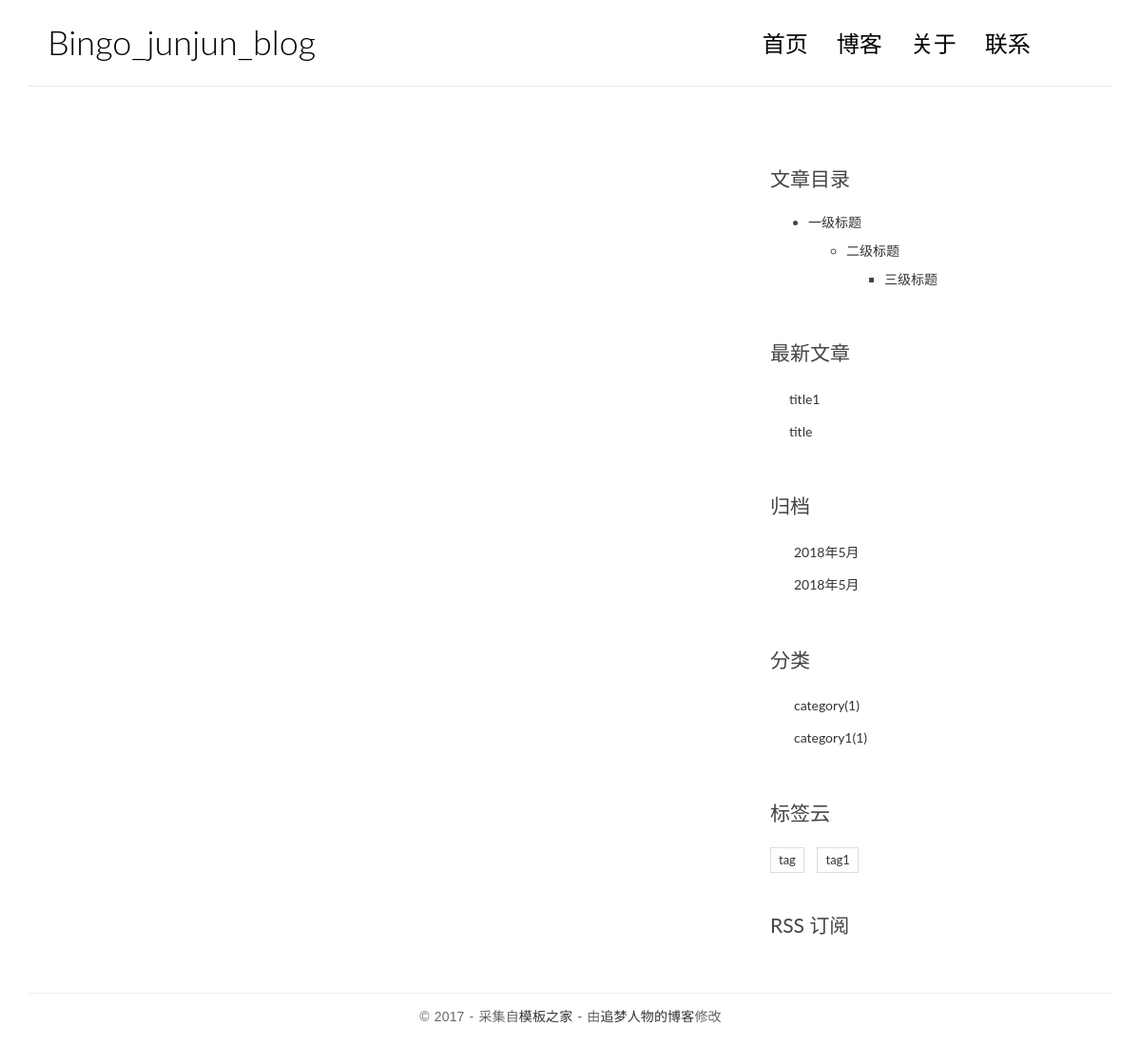
Before: /post/1/ with the older database file.
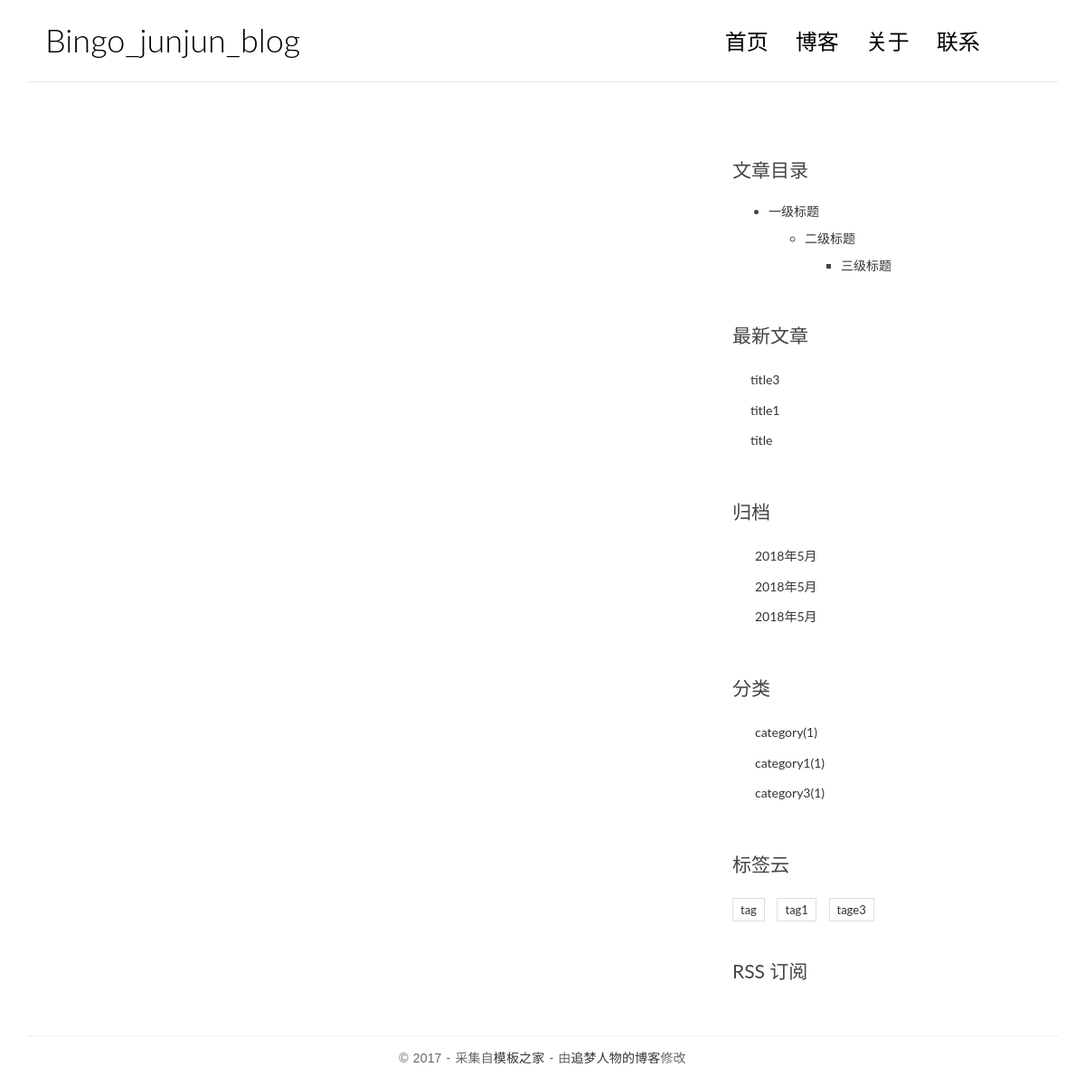
After: the same page with the newer database file.
### blog/models.py (models this page shows, shortened)
class Post(models.Model):
    title = models.CharField(max_length=70)
    body = models.TextField()
    create_time = models.DateTimeField()
    modified_time = models.DateTimeField()
    excerpt = models.CharField(max_length=200, blank=True)
    category = models.ForeignKey(Category, on_delete=models.CASCADE,)
    tags = models.ManyToManyField(Tag, blank=True)
    author = models.ForeignKey(User, on_delete=models.CASCADE,)
    views = models.PositiveIntegerField(default=0)
    def get_absolute_url(self):
        return reverse('detail', kwargs={'pk': self.pk})
    def increase_views(self):
        self.views += 1
        self.save(update_fields=['views'])
    def save(self, *args, **kwargs):
        md = markdown.Markdown(extensions=[
             'markdown.extensions.extra',
             'markdown.extensions.codehilite',
                ])
        self.excerpt = strip_tags(md.convert(self.body))[:200]
        super(Post, self).save(*args, **kwargs)
    class Meta:
        ordering = ['-create_time']

class Category(models.Model):
    name = models.CharField(max_length=100)

class Tag(models.Model):
    name = models.CharField(max_length=100)

### blog/views.py (the view)
# urls.py: url(r'^post/(?P<pk>[0-9]+)/$', views.detail, name='detail'),
def detail(request, pk):
    post = get_object_or_404(Post, pk=pk)
    post.increase_views()
    md = markdown.Markdown(
                                  extensions=[
                                     'markdown.extensions.extra',
                                     'markdown.extensions.codehilite',
                                     'markdown.extensions.toc',
                                  ])
    post.body = md.convert(post.body)
    post.toc = md.toc
    form = CommentForm()
    comment_list = post.comment_set.all()
    return render(request, 'blog/detail.html', context={'post':post, 'form':form, 'comment_list':comment_list})

### blog/templatetags/blog_tags.py (called while the page is built)
@register.simple_tag
def get_recent_posts(num=5):
    return Post.objects.all().order_by('-create_time')[:num]

@register.simple_tag
def archives():
    return Post.objects.dates('create_time', 'day',  order='DESC')

@register.simple_tag
def get_category():
    return Category.objects.annotate(num_post=Count('post')).filter(num_post__gt=0)

@register.simple_tag
def get_tag():
    return Tag.objects.annotate(num_post=Count('post')).filter(num_post__gt=0)

### templates/blog/detail.html (shortened to what this page needs)
{% extends "base.html" %}
    {% block toc %}
    <div class="widget widget-content">
        <h3 class="widget-title">文章目录</h3>
        {{ post.toc|safe }}
    </div>
    {% endblock toc %}

### templates/base.html (shortened to what this page needs)
{% load staticfiles %}
{% load blog_tags %}
<!DOCTYPE html>
<html>
<head>
    <link rel="stylesheet" href="{% static 'blog/css/bootstrap.min.css'%}">
    <link rel="stylesheet" href="http://code.ionicframework.com/ionicons/2.0.1/css/ionicons.min.css">
    <link rel="stylesheet" href="{% static 'blog/css/pace.css'%}">
    <link rel="stylesheet" href="{% static 'blog/css/custom.css'%}">
</head>
<body>
<div class="container">
    <header id="site-header">
        <div class="row">
            <div class="col-md-4 col-sm-5 col-xs-8">
                <div class="logo">
                    <h1><a href="{% url 'index' %}">Bingo_junjun_blog</a></h1>
                </div>
            </div>
            <div class="col-md-8 col-sm-7 col-xs-4">
                <nav class="main-nav" role="navigation">
                    <div class="collapse navbar-collapse" id="bs-example-navbar-collapse-1">
                        <ul class="nav navbar-nav navbar-right">
                            <li class="cl-effect-11"><a href="{% url 'index' %}" data-hover="首页">首页</a></li>
                            <li class="cl-effect-11"><a href="full-width.html" data-hover="博客">博客</a></li>
                            <li class="cl-effect-11"><a href="about.html" data-hover="关于">关于</a></li>
                            <li class="cl-effect-11"><a href="contact.html" data-hover="联系">联系</a></li>
                        </ul>
                    </div>
                </nav>
            </div>
        </div>
    </header>
</div>
<div class="content-body">
    <div class="container">
        <div class="row">
            <main class="col-md-8">
	    </main>
            <aside class="col-md-4">
		{% block toc %}
		{% endblock toc%}
                <div class="widget widget-recent-posts">
		{% get_recent_posts as recent_post_list %}
                    <h3 class="widget-title">最新文章</h3>
                    <ul>
			{% for post in recent_post_list %}
                        <li>
                            <a href="{{ post.get_absolute_url }}">{{ post.title }}</a>
                        </li>
			{% empty %}
			暂无文章！
			{% endfor %}
                    </ul>
                </div>
                <div class="widget widget-archives">
		{% archives as date_list %}
                    <h3 class="widget-title">归档</h3>
                    <ul>
			{% for date in date_list %}
                        <li>
                            <a href="{% url 'archives' date.year date.month %}">{{ date.year }}年{{ date.month }}月</a>
                        </li>
			{% empty %}
			暂无归档！
			{% endfor %}
                    </ul>
                </div>
                <div class="widget widget-category">
		{% get_category as category_list%}
                    <h3 class="widget-title">分类</h3>
                    <ul>
			{% for category in category_list %}
                        <li>
                            <a href="{% url 'category' category.pk %}">{{category.name}}<span class="post-count">({{category.num_post}})</span></a>
                        </li>
			{% empty %}
			暂无分类！
			{% endfor %}
                    </ul>
                </div>
                <div class="widget widget-tag-cloud">
                    <h3 class="widget-title">标签云</h3>
			{% get_tag as tag_list %}
                    <ul>
			{% for tag in tag_list %}
                        <li>
                            <a href="{% url 'tag' tag.pk %}">{{tag.name}}</a>
                        </li>
			{% endfor %}
                    </ul>
                </div>
                <div class="rss">
                    <a href=""> RSS 订阅</a>
                </div>
            </aside>
        </div>
    </div>
</div>
<footer id="site-footer">
    <div class="container">
        <div class="row">
            <div class="col-md-12">
                <p class="copyright">&copy 2017 - 采集自<a href="http://www.cssmoban.com/"
                                                        target="_blank" title="模板之家">模板之家</a>
                    - 由<a href="http://zmrenwu.com/" title="网页模板" target="_blank">追梦人物的博客</a>修改
                </p>
            </div>
        </div>
    </div>
</footer>
</body>
</html>

### blog/static/blog/css/custom.css (style rules this page uses)
* { outline: none; }
h1, h2, h3, h4, h5, h6 { margin-top: 0; }
a { color: #333; }
body { color: #444; font-family: 'Lato', sans-serif; }
p { font-family: 'Ubuntu', sans-serif; font-weight: 400; word-spacing: 1px; letter-spacing: 0.01em; }
#site-header { background-color: #FFF; padding: 25px 20px; margin-bottom: 40px; border-bottom: 1px solid #e7e7e7; }
.logo h1 a { color: #000; }
.logo h1 { margin: 0; font-family: 'Lato', sans-serif; font-weight: 300; }
.main-nav { margin-top: 11px; max-width: 95%; }
.main-nav a { color: #000000 !important; padding: 0 0 5px 0 !important; margin-right: 30px; font-family: 'Lato', sans-serif; font-weight: 300; font-size: 24px; }
.cl-effect-11 a { padding: 10px 0; color: #0972b4; text-shadow: none; }
.cl-effect-11 a::before { position: absolute; top: 0; left: 0; overflow: hidden; padding: 0 0 5px 0 !important; max-width: 0; border-bottom: 1px solid #000; color: #000; content: attr(data-hover); white-space: nowrap; -webkit-transition: max-width 0.5s; -moz-transition: max-width 0.5s; transition: max-width 0.5s; }
.content-body { padding-bottom: 4em; }
.widget { background: #fff; padding: 30px 0 0; }
.widget-title { font-size: 1.5em; margin-bottom: 20px; line-height: 1.6; padding: 10px 0 0; font-weight: 400; }
.widget-recent-posts ul { padding: 0; margin: 0; padding-left: 20px; }
.widget-recent-posts ul li { list-style-type: none; position: relative; line-height: 170%; margin-bottom: 10px; }
.widget-recent-posts ul li::before { content: '\f3d3'; font-family: "Ionicons"; position: absolute; left: -17px; top: 3px; font-size: 16px; color: #000; }
.widget-archives ul { padding: 0; margin: 0; padding-left: 25px; }
.widget-archives ul li { list-style-type: none; position: relative; line-height: 170%; margin-bottom: 10px; }
.widget-archives ul li::before { content: '\f3f3'; font-family: "Ionicons"; position: absolute; left: -25px; top: 1px; font-size: 16px; color: #000; }
.widget-category ul { padding: 0; margin: 0; padding-left: 25px; }
.widget-category ul li { list-style-type: none; position: relative; line-height: 170%; margin-bottom: 10px; }
.widget-category ul li::before { content: '\f3fe'; font-family: "Ionicons"; position: absolute; left: -25px; top: 1px; font-size: 18px; color: #000; }
.widget-tag-cloud ul { padding: 0; margin: 0; margin-right: -10px; }
.widget-tag-cloud ul li { list-style-type: none; font-size: 13px; display: inline-block; margin-right: 10px; margin-bottom: 10px; padding: 3px 8px; border: 1px solid #ddd; }
.widget-content ul ul { margin-top: 10px; }
.widget-content ul li { margin-bottom: 10px; }
.rss { font-size: 21px; margin-top: 30px; }
.rss a { color: #444; }
#site-footer { padding-top: 10px; padding: 0 0 1.5em 0; }
.copyright { text-align: center; padding-top: 1em; margin: 0; border-top: 1px solid #eee; color: #666; }

Changed rows visible on the page:
added Post: title "title3"
added Category: name "category3", num_post "1"
added Tag: name "tage3"
Other visible differences:
new list line: "2018 年 5 月"
